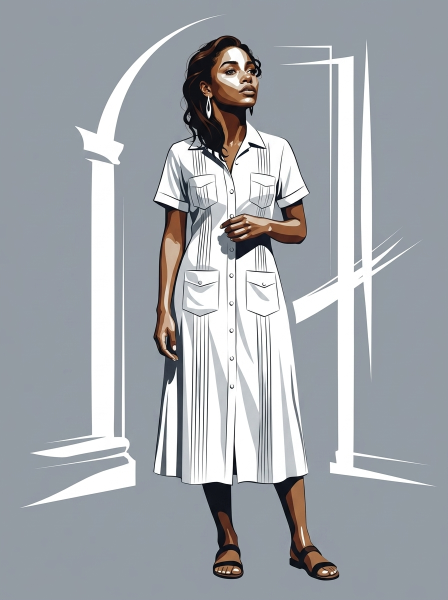
#> input picture identity/out/hero/cecilia-fullbody-canonical.jpg, 896 x 1200 px, given in place of cecilia-logo.jpg, which was not available (shown at 1/2 size)
$ python derive_assets.py
#> lines starting #> are read from the running program, lines starting #| are printed output that depends on the picture; pictures that were not available may be replaced by others from this repository, and a replacement may not be noted
"""Derive non-API assets for the Cecilia visual identity.

Produces deterministic, transformation-only artifacts that don't justify an
API call. mosaico handles the API-driven artifacts (full-body hero, icon
sheet, character bible). This script handles:

  * Bust derivations (resize, social-card crop, monochrome).
  * Wordmark + lockup SVGs (font-referenced — Fraunces).
  * Favicons (downsampled from the bust).

Run from the identity/ directory:

    cd repos/cecilia/identity
    uv run --with pillow python bin/derive_assets.py

Idempotent. Safe to re-run.
"""
from __future__ import annotations

from pathlib import Path

from PIL import Image, ImageOps

IDENTITY = Path(__file__).resolve().parent.parent
BUST_REF = IDENTITY / "references" / "cecilia-logo.jpg"
HERO_OUT = IDENTITY / "out" / "hero"
UTILITY_OUT = IDENTITY / "out" / "utility"


def derive_bust() -> None:
    """Resize / crop / desaturate the canonical bust into delivery sizes."""
    img = Image.open(BUST_REF).convert("RGB")
#> img is the input picture: PIL image 896x1200 RGB; mean R, G, B 162.1, 166.7, 172
    HERO_OUT.mkdir(parents=True, exist_ok=True)

    # 1024x1024 canonical (the bust is already 1024x1024; resize is a no-op
    # but documented here for completeness).
    if img.size != (1024, 1024):
        sized = img.resize((1024, 1024), Image.Resampling.LANCZOS)
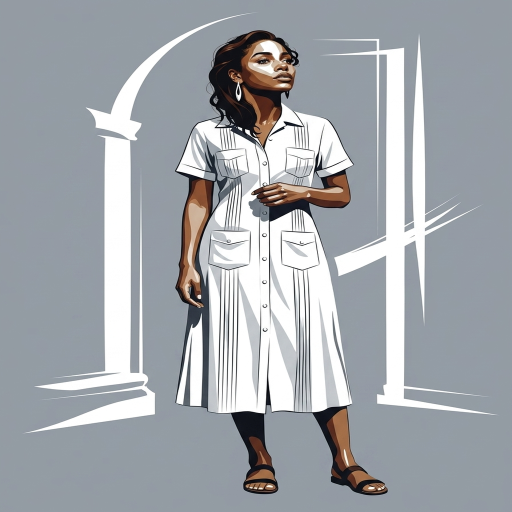
#> sized: PIL image 1024x1024 RGB (shown at 1/2 size); mean R, G, B 162.1, 166.6, 171.9
    else:
        sized = img
    sized.save(HERO_OUT / "portrait-canonical-1024.jpg", "JPEG", quality=92)

    # 1200x630 social-card crop. The bust is square; crop the top-center
    # band so the face stays in frame.
    src = img
    w, h = src.size
#> w = 896; h = 1200
    target_aspect = 1200 / 630
    src_aspect = w / h
#> src_aspect = 0.747
    if src_aspect > target_aspect:
        # source too wide — crop sides
        new_w = int(h * target_aspect)
        x0 = (w - new_w) // 2
        cropped = src.crop((x0, 0, x0 + new_w, h))
    else:
        # source too tall — crop top + bottom (keep top-biased to retain face)
        new_h = int(w / target_aspect)
#> new_h = 470
        # Bias 30% from the top so the face stays in the frame.
        y0 = (h - new_h) // 3
#> y0 = 243
        cropped = src.crop((0, y0, w, y0 + new_h))
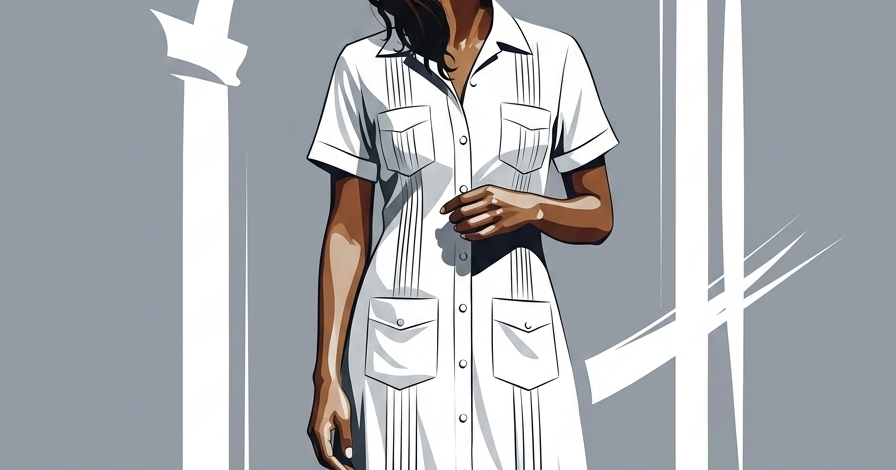
#> cropped: PIL image 896x470 RGB; mean R, G, B 171.5, 174.6, 179.1
    cropped.resize((1200, 630), Image.Resampling.LANCZOS).save(
        HERO_OUT / "portrait-canonical-1200x630.jpg", "JPEG", quality=92
    )

    # Monochrome desaturation for low-color-budget surfaces.
    bw = ImageOps.grayscale(img).convert("RGB")
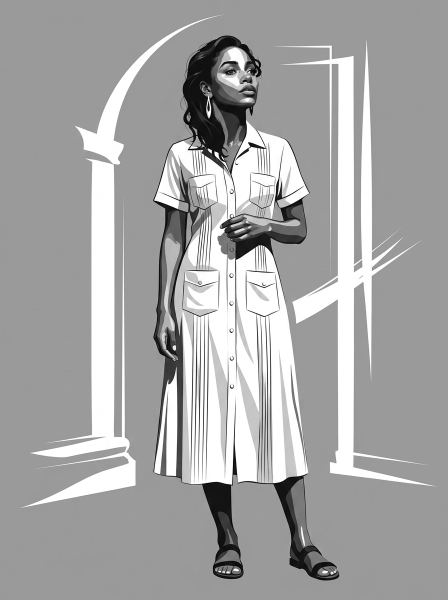
#> bw: PIL image 896x1200 RGB (shown at 1/2 size); min 0, max 255, mean 165.9
    bw.save(HERO_OUT / "portrait-bw.jpg", "JPEG", quality=92)


def derive_favicons() -> None:
    """Downsample the canonical bust into favicon sizes."""
    img = Image.open(BUST_REF).convert("RGB")
    UTILITY_OUT.mkdir(parents=True, exist_ok=True)

    # Center-crop a tighter face region for the favicon (the full bust is
    # too zoomed-out at 16x16 to be readable).
    w, h = img.size
#> w = 896; h = 1200
    # Heuristic: face occupies the upper-middle ~50% of the bust. Crop a
    # square centered on (w*0.55, h*0.35) with side 0.55*h.
    side = int(0.55 * h)
#> side = 660
    cx, cy = int(w * 0.55), int(h * 0.35)
#> cx = 492; cy = 420
    x0 = max(0, cx - side // 2)
#> x0 = 162
    y0 = max(0, cy - side // 2)
#> y0 = 90
    face = img.crop((x0, y0, x0 + side, y0 + side))
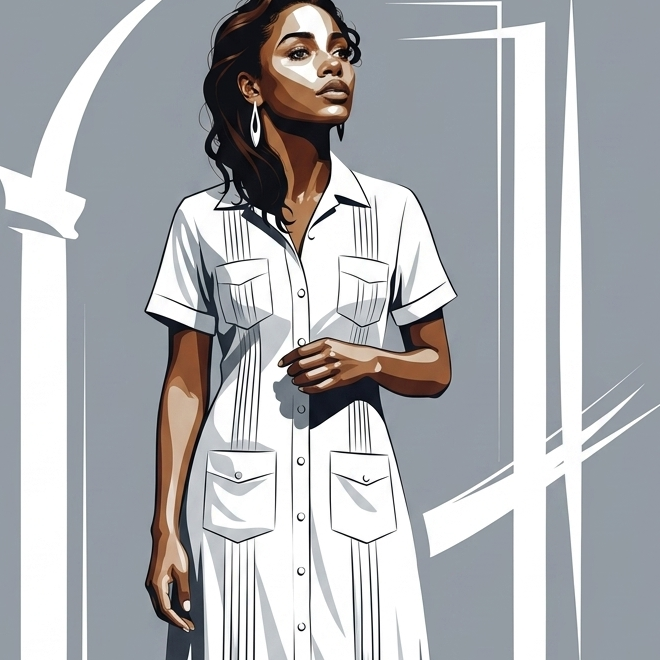
#> face: PIL image 660x660 RGB; mean R, G, B 172.6, 174.3, 177.5

    for size in (32, 16):
        small = face.resize((size, size), Image.Resampling.LANCZOS)
        small.save(UTILITY_OUT / f"favicon-{size}.png", "PNG")
#> this loop made 2 passes
#> pass 1, in derive_favicons, `small = face.resize((size, size), Image.Resampling.LANCZOS)`:
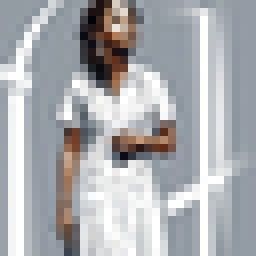
#> small: PIL image 32x32 RGB (shown 8 times larger); mean R, G, B 172.1, 173.9, 177.1
#> pass 2, in derive_favicons, `small = face.resize((size, size), Image.Resampling.LANCZOS)`:
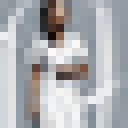
#> small: PIL image 16x16 RGB (shown 8 times larger); mean R, G, B 173, 174.6, 177.8


# SVG wordmark / lockup. Font is referenced by name (Fraunces). Downstream
# consumers should embed Fraunces via @font-face or <link> in their HTML;
# print/PDF consumers should have Fraunces installed locally.

WORDMARK_SVG = """<?xml version="1.0" encoding="UTF-8"?>
<svg xmlns="http://www.w3.org/2000/svg" viewBox="0 0 600 200" role="img"
     aria-label="CecilIA wordmark">
  <style>
    .word {{ font-family: 'Fraunces', 'Fraunces-VariableFont', serif;
             font-weight: 700; font-size: 144px;
             font-variation-settings: 'opsz' 144;
             fill: {color}; }}
  </style>
  <text x="50%" y="68%" text-anchor="middle" class="word">CecilIA</text>
</svg>
"""

LOCKUP_HORIZONTAL_SVG = """<?xml version="1.0" encoding="UTF-8"?>
<svg xmlns="http://www.w3.org/2000/svg" xmlns:xlink="http://www.w3.org/1999/xlink"
     viewBox="0 0 1000 280" role="img" aria-label="CecilIA logo with mark">
  <style>
    .word {{ font-family: 'Fraunces', serif; font-weight: 700;
             font-size: 144px; font-variation-settings: 'opsz' 144;
             fill: {color}; }}
  </style>
  <image href="../hero/portrait-canonical-1024.jpg" x="0" y="0" width="280" height="280"
         preserveAspectRatio="xMidYMid slice" clip-path="url(#round)" />
  <clipPath id="round">
    <circle cx="140" cy="140" r="140" />
  </clipPath>
  <text x="320" y="180" class="word">CecilIA</text>
</svg>
"""

LOCKUP_STACKED_SVG = """<?xml version="1.0" encoding="UTF-8"?>
<svg xmlns="http://www.w3.org/2000/svg" xmlns:xlink="http://www.w3.org/1999/xlink"
     viewBox="0 0 600 720" role="img" aria-label="CecilIA stacked logo">
  <style>
    .word {{ font-family: 'Fraunces', serif; font-weight: 700;
             font-size: 120px; font-variation-settings: 'opsz' 120;
             fill: {color}; text-anchor: middle; }}
  </style>
  <image href="../hero/portrait-canonical-1024.jpg" x="100" y="0" width="400" height="400"
         preserveAspectRatio="xMidYMid slice" clip-path="url(#round-stacked)" />
  <clipPath id="round-stacked">
    <circle cx="300" cy="200" r="200" />
  </clipPath>
  <text x="300" y="560" class="word">CecilIA</text>
</svg>
"""


def derive_wordmarks() -> None:
    UTILITY_OUT.mkdir(parents=True, exist_ok=True)

    sienna = "#692705"   # warm-sienna (palette skin.shadow) — primary brand color for type
    black = "#000000"    # mono variant
    white = "#ffffff"    # for use on dark grounds

    (UTILITY_OUT / "wordmark.svg").write_text(WORDMARK_SVG.format(color=sienna))
    (UTILITY_OUT / "wordmark-mono.svg").write_text(WORDMARK_SVG.format(color=black))
    (UTILITY_OUT / "wordmark-reverse.svg").write_text(WORDMARK_SVG.format(color=white))

    (UTILITY_OUT / "lockup-horizontal.svg").write_text(
        LOCKUP_HORIZONTAL_SVG.format(color=sienna)
    )
    (UTILITY_OUT / "lockup-horizontal-mono.svg").write_text(
        LOCKUP_HORIZONTAL_SVG.format(color=black)
    )

    (UTILITY_OUT / "lockup-stacked.svg").write_text(
        LOCKUP_STACKED_SVG.format(color=sienna)
    )
    (UTILITY_OUT / "lockup-stacked-mono.svg").write_text(
        LOCKUP_STACKED_SVG.format(color=black)
    )


def main() -> None:
    derive_bust()
    derive_favicons()
    derive_wordmarks()
    print(f"derived assets written under {HERO_OUT.parent}/")


if __name__ == "__main__":
    main()
